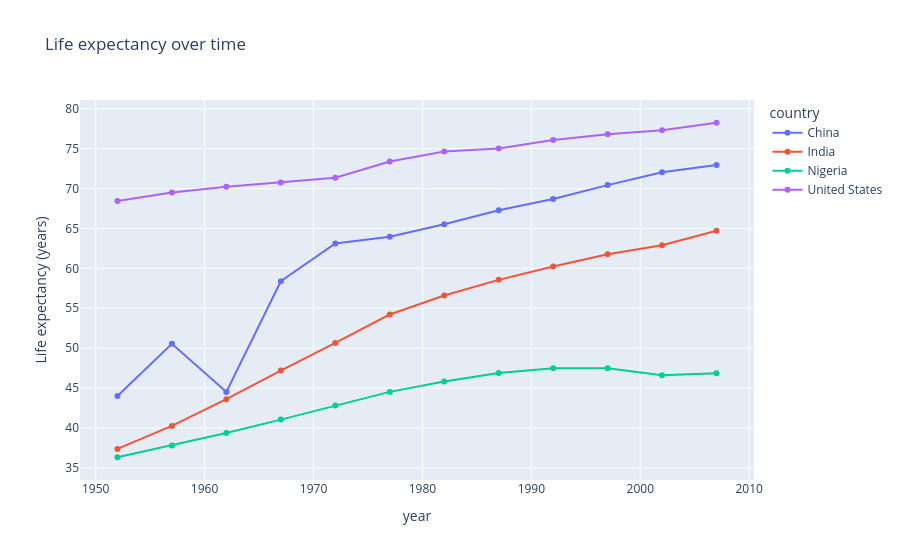

This figure's notebook cell:
### Code cell
countries = ["China", "India", "United States", "Nigeria"]
fig = px.line(gapminder[gapminder["country"].isin(countries)], x="year", y="lifeExp", color="country",
              markers=True, title="Life expectancy over time", labels={"lifeExp": "Life expectancy (years)"})
fig.show()

### Figure 1 — Plotly figure (JSON) as saved in the notebook; plotly's stock layout.template omitted (floating-point values rounded to 4 significant figures)
{"data": [{"hovertemplate": "country=China<br>year=%{x}<br>Life expectancy (years)=%{y}<extra></extra>", "legendgroup": "China", "line": {"color": "#636efa", "dash": "solid"}, "marker": {"symbol": "circle"}, "mode": "lines+markers", "name": "China", "orientation": "v", "showlegend": true, "type": "scatter", "x": [1952, 1957, 1962, 1967, 1972, 1977, 1982, 1987, 1992, 1997, 2002, 2007], "xaxis": "x", "y": [44.0, 50.55, 44.5, 58.38, 63.12, 63.97, 65.53, 67.27, 68.69, 70.43, 72.03, 72.96], "yaxis": "y"}, {"hovertemplate": "country=India<br>year=%{x}<br>Life expectancy (years)=%{y}<extra></extra>", "legendgroup": "India", "line": {"color": "#EF553B", "dash": "solid"}, "marker": {"symbol": "circle"}, "mode": "lines+markers", "name": "India", "orientation": "v", "showlegend": true, "type": "scatter", "x": [1952, 1957, 1962, 1967, 1972, 1977, 1982, 1987, 1992, 1997, 2002, 2007], "xaxis": "x", "y": [37.37, 40.25, 43.6, 47.19, 50.65, 54.21, 56.6, 58.55, 60.22, 61.77, 62.88, 64.7], "yaxis": "y"}, {"hovertemplate": "country=Nigeria<br>year=%{x}<br>Life expectancy (years)=%{y}<extra></extra>", "legendgroup": "Nigeria", "line": {"color": "#00cc96", "dash": "solid"}, "marker": {"symbol": "circle"}, "mode": "lines+markers", "name": "Nigeria", "orientation": "v", "showlegend": true, "type": "scatter", "x": [1952, 1957, 1962, 1967, 1972, 1977, 1982, 1987, 1992, 1997, 2002, 2007], "xaxis": "x", "y": [36.32, 37.8, 39.36, 41.04, 42.82, 44.51, 45.83, 46.89, 47.47, 47.46, 46.61, 46.86], "yaxis": "y"}, {"hovertemplate": "country=United States<br>year=%{x}<br>Life expectancy (years)=%{y}<extra></extra>", "legendgroup": "United States", "line": {"color": "#ab63fa", "dash": "solid"}, "marker": {"symbol": "circle"}, "mode": "lines+markers", "name": "United States", "orientation": "v", "showlegend": true, "type": "scatter", "x": [1952, 1957, 1962, 1967, 1972, 1977, 1982, 1987, 1992, 1997, 2002, 2007], "xaxis": "x", "y": [68.44, 69.49, 70.21, 70.76, 71.34, 73.38, 74.65, 75.02, 76.09, 76.81, 77.31, 78.24], "yaxis": "y"}], "layout": {"legend": {"title": {"text": "country"}, "tracegroupgap": 0}, "title": {"text": "Life expectancy over time"}, "xaxis": {"anchor": "y", "domain": [0.0, 1.0], "title": {"text": "year"}}, "yaxis": {"anchor": "x", "domain": [0.0, 1.0], "title": {"text": "Life expectancy (years)"}}}}
